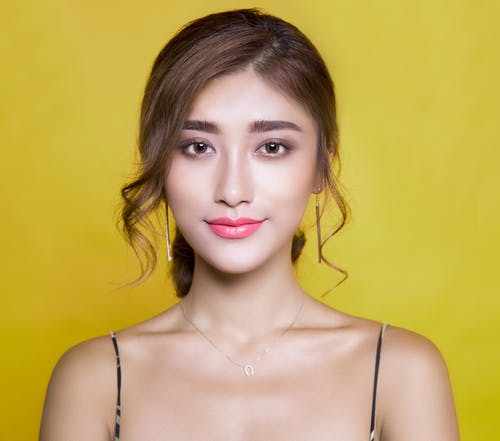
#> input picture pexels-photo-415829.jpeg, 500 x 441 px
$ python crop.py --image ../pexels-photo-415829.jpeg
#> lines starting #> are read from the running program, lines starting #| are printed output that depends on the picture
# importing the OpenCV module
import cv2

# importing argument parsers
import argparse

# initializing an argument parser object
ap = argparse.ArgumentParser()

# adding the argument, providing the user an option
# to input the path of the image
ap.add_argument("-i", "--image", required=True, help="Path to the image")

# parsing the argument
args = vars(ap.parse_args())

# reading the image from the image location
image = cv2.imread(args["image"])
#> image is the input picture: shape (441, 500, 3); mean B, G, R 91.1, 168.2, 194.5
cv2.imshow("Original", image)

# displaying the width and height of the image
print("Width", image.shape[1])
#| Width 500
print("Height", image.shape[0])
#| Height 441

# cropping the image manually
face = image[:400, :600]
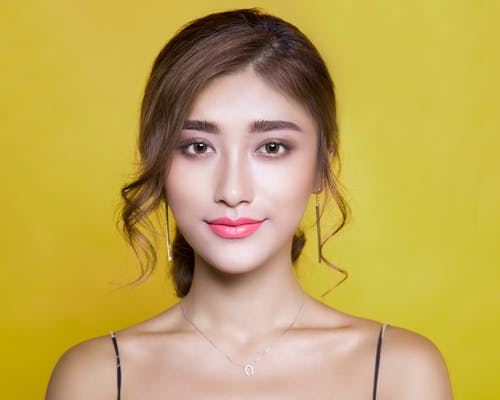
#> face: shape (400, 500, 3); mean B, G, R 86.5, 167.5, 193.4
cv2.imshow("Face", face)
cv2.waitKey(0)

# cropping the image manually
body = image[400:600, 120:600]
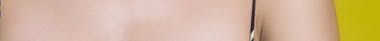
#> body: shape (41, 380, 3); mean B, G, R 153.5, 183.8, 212.6
cv2.imshow("Body", body)
cv2.waitKey(0)
